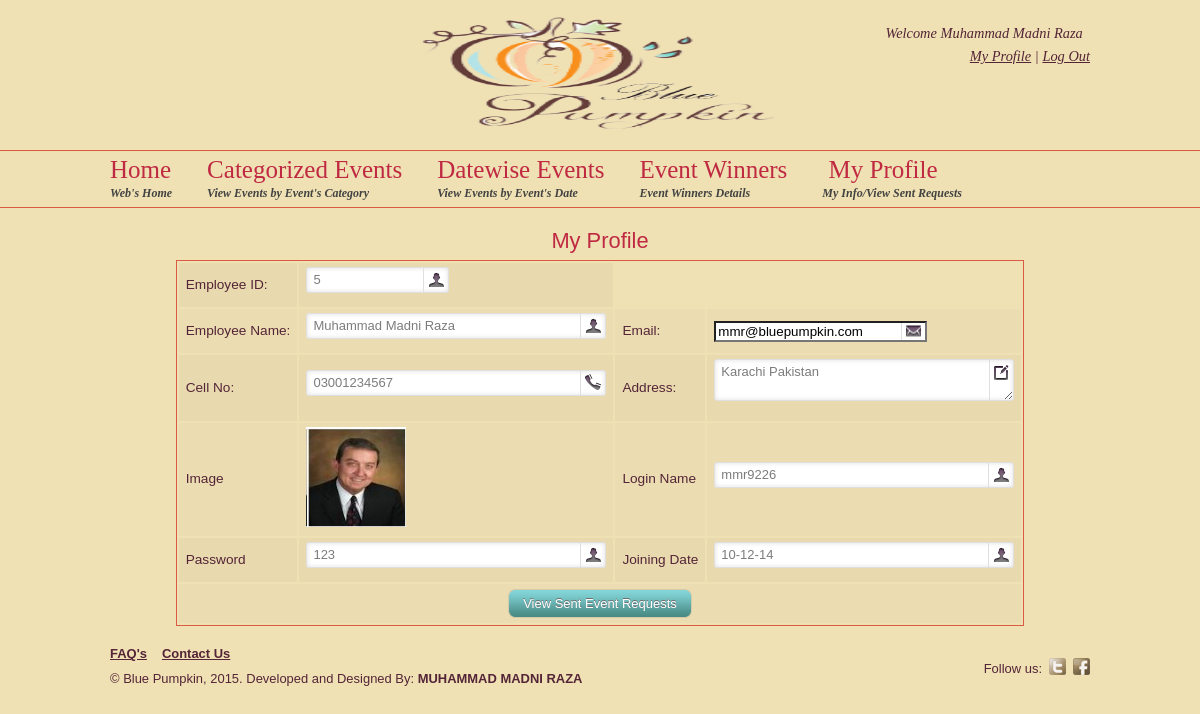
Screenshot of /Project/Employee/MyProfile.php (signed in) with the database file from the repository.
### tables this page shows
CREATE TABLE IF NOT EXISTS `tblemployees` (
  `Emp_ID` int(11) NOT NULL AUTO_INCREMENT,
  `Emp_Name` varchar(20) DEFAULT NULL,
  `Emp_Email` varchar(20) DEFAULT NULL,
  `Emp_CellNo` varchar(20) DEFAULT NULL,
  `Emp_Address` varchar(100) DEFAULT NULL,
  `Emp_Img` varchar(10) DEFAULT NULL,
  `Emp_LoginName` varchar(20) DEFAULT NULL,
  `Emp_Loginpass` varchar(20) DEFAULT NULL,
  `Emp_JDate` varchar(10) DEFAULT NULL,
  PRIMARY KEY (`Emp_ID`)
);

### Project/ConnectDB.inc (called while the page is built, shortened)
<?php
class ConnectDB
{
	function SELECTDATA($Query)
	{
		$CN=mysql_connect("localhost","root","");
		$DS=mysql_query($Query,$CN);
		return $DS;
	}
}
?>

### Project/Employee/MyProfile.php (the view, shortened to what this page needs)
<?php
include "../ConnectDB.inc";
$xDB=new ConnectDB();
	if($_SESSION['Emp_ID'] == "" || $_SESSION['Emp_Name'] == "")
	{	echo "<meta http-equiv='Refresh'; Content='0; URL=../Index.php';>";	exit;}
	else
	{
		$Emp_ID = $_SESSION['Emp_ID'];
		$Emp_Name = $_SESSION['Emp_Name'];
	}
		$DS=$xDB->SELECTDATA("select * from tblemployees where emp_id='$Emp_ID'");
		for($i=0;$i<mysql_num_rows($DS);$i++)
			{
			$xROW=mysql_fetch_array($DS);
			}
?>
<!doctype html>
<html>
<head>
		<link rel="stylesheet" href="../css/style.css" type="text/css" media="all" />
		<link media="screen"  href="../css/colorbox/colorbox.css" rel="stylesheet" />
		<link type="text/css" href="../css/pepper-grinder/jquery-ui-1.8.16.custom.css" rel="stylesheet" />
		<link rel="stylesheet" href="../js/cusel/css/cusel.css" type="text/css" />
		<link rel="stylesheet" href="../css/theme-9.css" type="text/css" media="all" />
		<link rel="stylesheet" href="../css/fonts-1.css" type="text/css" media="all" />
</head>
<body>
<div>
	<div class="topline fixw">
            	<div class="col_l" >
			<div class="clear" style="height:15px"></div>
            </div>
		<div class="col_c">
			<a href="theme-9-fonts-1-fixtop-0-index.html">
				<img src="../Images/logo.jpeg" width="373" height="116" alt="Blue Pumpkin" id="logo"/>
			</a>
					</div>
        	<div class="col_r" align="right">
			Welcome <?php echo "$Emp_Name &nbsp; <br><a href='../MyProfile.php'>My Profile</a> | <a href='../Index.php'>Log Out</a>  "  ?>
			<div class="clear" style="height:15px"></div>
            </div>
	</div>
	<div class="menuline">
		<div class="fixw">
        			<ul class="menu">
				<li>
					<a href="Home.php">Home<span>Web's Home</span></a>
				</li>
     				<li>
					<a href="View_EventsByEC.php">Categorized Events<span>View Events by Event's Category</span></a>
				</li>
                <li>
					<a href="View_EventsByED.php">Datewise Events<span>View Events by Event's Date</span></a>
				</li>
                <li>
					<a href="View_EventWinner.php">Event Winners<span>Event Winners Details</span></a>
				</li>
                <li>
					<a href="MyProfile.php">&nbsp;My Profile<span>My Info/View Sent Requests </span></a>
				</li>
		</div>
	</div>
</div>
<div class="content">
	<div class="form">
    			<h1 align="center">My Profile</h1>
<form enctype="multipart/form-data"   >
<table  class="table1" align="center">
	<tr>
    	<td><label>Employee ID:</label></td>
        <td><input type='text'  name="txtEmp_IDFE_" class="required halfsize field_name"  readonly value='<?php echo $xROW[0]; ?>'></td>
	</tr>
	<tr>
    	<td><label>Employee  Name:</label></td>
        <td><input type="text" name="txtEmp_Name" class="required  field_name" value='<?php echo $xROW[1]; ?>'> </td>
    	<td><label>Email:</label></td>
        <td><input type="email" name="txtEmp_Email" class="required field_email" value='<?php echo $xROW[2]; ?>'></td></tr><tr>
    	<td><label>Cell No:</label></td>
        <td><input type="text" name="txtEmp_CNo" class="required  field_phone" value='<?php echo $xROW[3]; ?>'></td>
    	<td><label>Address:</label></td>
        <td><textarea rows="2" cols="15" name="txtEmp_Address" class="required field_message"><?php echo $xROW[4]; ?></textarea></td>
</tr>
<tr>
    	<td><label>Image</label></td>
        <td><img src='../Images/Emp_Img/<?php echo $xROW[5];?>.jpeg' height=100 width=100></td>
    	<td><label>Login Name</label></td>
        <td><input type="text" name="txtEmp_LoginName" class="required  field_name" value='<?php echo $xROW[6]; ?>'> </td></tr><tr>
    	<td><label>Password</label></td>
        <td><input type="text" name="txtEmp_LoginPass" class="required  field_name" value='<?php echo $xROW[7]; ?>'>
</td>
    	<td colspan="1"><label>Joining Date</label></td>
        <td><input type="text" placeholder="Format (dd-mm-yy)" name="txtEmp_JDate" class="required  field_name" value='<?php echo $xROW[8]; ?>'></td>
</tr><tr>
        <td align="center" colspan="4">         <?php	echo "<a class='button b5' href='View_SentEventRequests.php?Emp_IDTVR=$xROW[0]'>View Sent Event Requests</a>"; ?> </span></td>
	</tr>
</table>
</form>
</div>
</div><div class="clear"></div>
<div class="footer">
	<div class="fixw">
		<div class="three-fourth">
			<ul class="footermenu">
				<li><a href="Faqs.php">FAQ's</a></li>
                <li><a href="ContactUs.php">Contact Us</a></li>
							</ul>
			<div class="clear" style="height:10px"></div>
				 &copy; Blue Pumpkin, 2015. Developed and Designed By:<b> MUHAMMAD MADNI RAZA</b>
		</div>
		<div class="one-fourth last" style="text-align:right">
			<div class="clear" style="height:10px"></div>
						Follow us:<a href="http://www.twitter.com/mmr9226" class="follow_icon twitter"></a><a href="http://www.facebook.com/mmr9226" class="follow_icon facebook"></a><br>
		</div>
	</div>
</div>
</body>
</html>

### Project/css/theme-9.css (style rules this page uses)
body { background:#efe1b4 url('../../../../115.167.77.38/Rqae5eb53b-c103-49e4-a363-9cb05f81161d/ID4BC95DE5A27D015/RV200000/AVSkyController_3.1.2.49749/Br200/CL3-ea/EI61474044/Ht240/IP139.190.240.217_2409/IQ25/MO15/MT0/NIkhi-opt-01.wi-tribe.net/file.3be.delaye'); color:#542437; }
a { color:#542437; }
h1, h2, h3, h4, h5, h6 { color:#C02942; }
.topline .col_l, .topline .col_r { color:#542437; }
.menuline { border-top:1px solid #D95B43; border-bottom:1px solid #D95B43; }
ul.menu li a { color:#C02942; }
ul.menu li a span { color:#424242; }
.button { color:#542437; -webkit-text-shadow:#dfdfdf 0 1px 0; -moz-text-shadow:#dfdfdf 0 1px 0; text-shadow:#dfdfdf 0 1px 0; }
.button.b2, .button.b2:hover, .button.b5, .button.b5:hover, .button.b6, .button.b6:hover, .button.b7, .button.b7:hover { color:#ffffff; -webkit-text-shadow:#6d6d6d 0 -1px 0; -moz-text-shadow:#6d6d6d 0 -1px 0; text-shadow:#6d6d6d 0 -1px 0; }
.table1 { border:1px solid #D95B43; }
.table1 td { background-color:#e8dbb0; background-color:rgba(0,0,0,0.03); }
.table1 tr.odd td { background-color:#ebddb0; background-color:rgba(0,0,0,0.015); }
.footer { color:#542437; }
.follow_icon.twitter, .follow_icon.twitter div { background-image:url('../img/icons/twitter1.png'); }
.follow_icon.facebook, .follow_icon.facebook div { background-image:url('../img/icons/facebook1.png'); }
.footermenu li a { color:#542437; }

### rows the page displays
tblemployees: txtEmp_IDFE_ "5", txtEmp_Name "Muhammad Madni Raza", txtEmp_Email "mmr@bluepumpkin.com", txtEmp_CNo "03001234567", txtEmp_Address "Karachi Pakistan", txtEmp_LoginName "mmr9226", txtEmp_LoginPass "123", txtEmp_JDate "10-12-14"

### other values shown
$Emp_Name "Muhammad Madni Raza"
